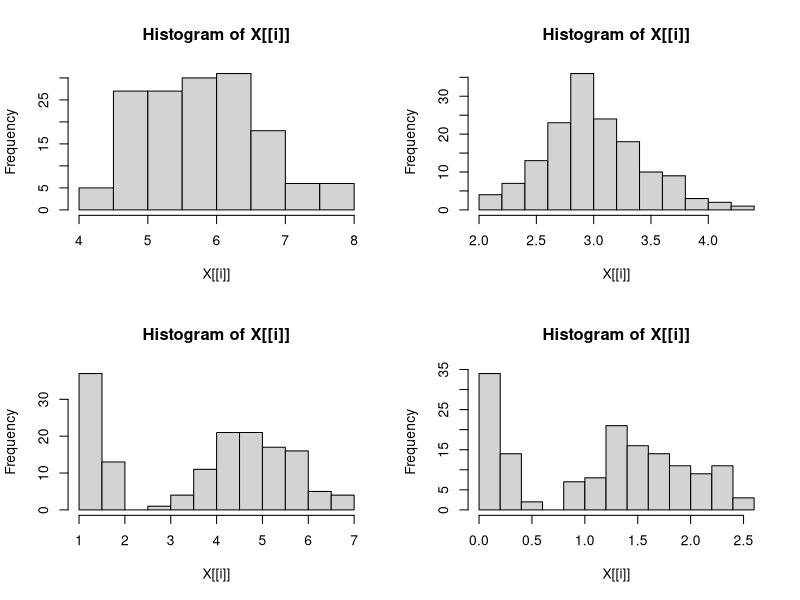
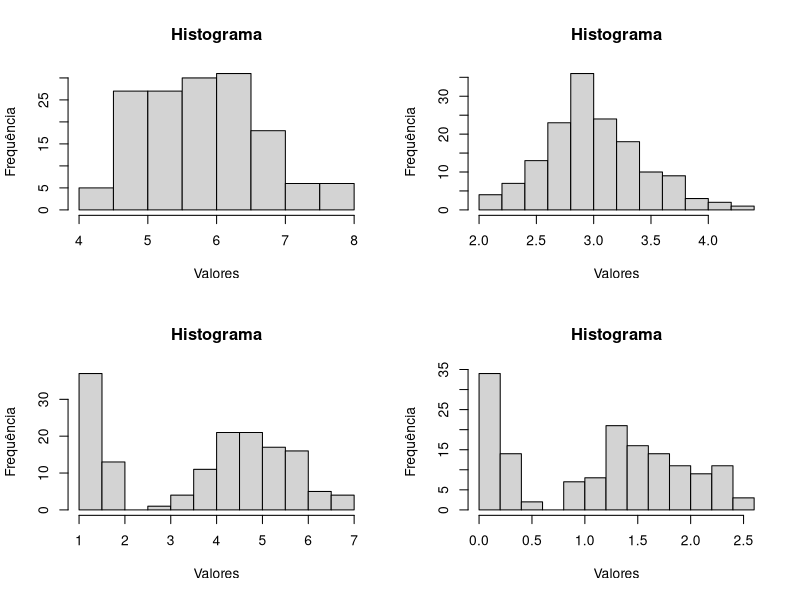
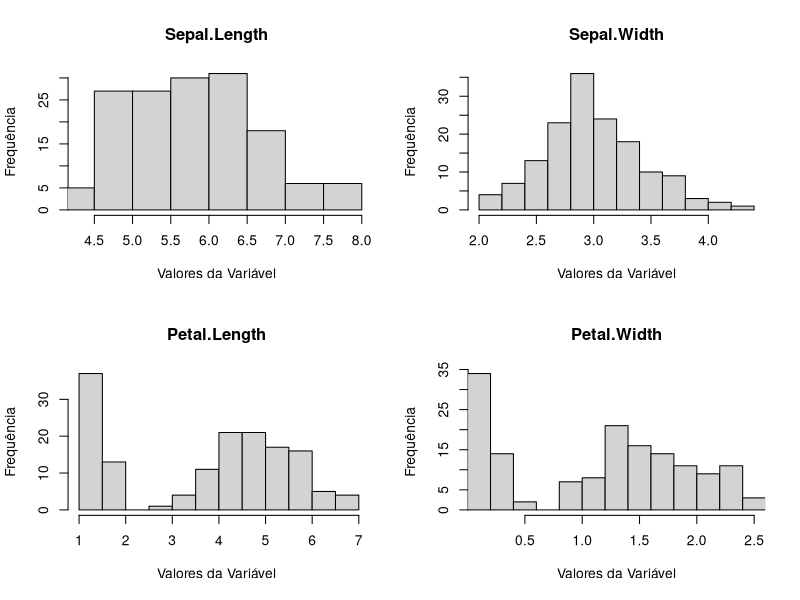

Write R code to recreate these figures, in order.
# funções de repetição - família apply

# média de cada variável do data frame iris
apply(iris[ ,-5], 2, mean) # iris[,-5] retira a última coluna, que não é numérica. no segundo parâmetro, o 2 indica que queremos a média das colunas. 
lapply(iris[, -5], mean) # sintaxe mais simples, pois não precisa especificar se é coluna ou linha
sapply(iris[, -5], mean) # mesma sintaxe, sendo a principal diferença que a sapply sempre tenta simplificar o resultado

par(mfrow = c(2, 2)) # prepara a área de plotagem para receber 4 plots

sapply(iris[ , 1:4], hist)
mapply(hist, iris[ , 1:4], MoreArgs=list(main='Histograma', xlab = 'Valores', ylab = 'Frequência')) # mapply tem a vantagem de aceitar argumentos da função original

for (i in 1:4) { # cria o loop, que deve ir de 1 a 4
  x <- iris[ , i] # atribui as colunas da base de dados a uma variável temporária
  hist(x,
       main = names(iris)[i], # atribui o nome ao gráfico de forma incremental, passando coluna por coluna
       xlab = "Valores da Variável", # rótulo eixo x
       ylab = 'Frequência', # rótulo eixo y
       xlim = c(min(iris[, i]), max(iris[, i]))) # limites do eixo x
}
